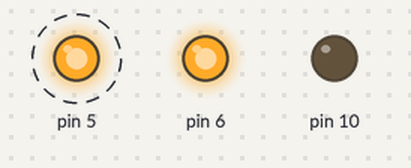
This program was run on a simulated Arduino Uno, built with avr-gcc and run on an emulated ATmega328P. On the bench: output pins drawn as LEDs (lit = HIGH). Dashed ring = blinking.

Above: at 0.5 s.
At 4.5 s:
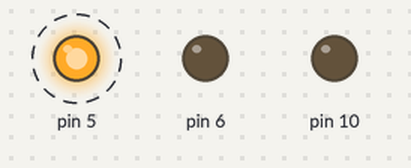
Timing chart, 0 to 7.8 s (numbered marks = the images above):
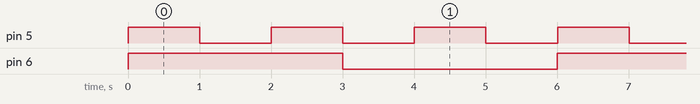

Measured:
- by itself, pin 5: alternates HIGH for 1.0 s and LOW for 1.0 s
- by itself, pin 6: alternates HIGH for 3.0 s and LOW for 3.0 s
- by itself, everything shown: repeats every 6.0 s, in 8 steps

The program:

main.cpp
```cpp
#include <Arduino.h>
void setupProzess1();
void setupProzess2();

void loopProzess1();
void loopProzess2();

void setup() {
  setupProzess1();
  setupProzess2();
  DDRB = 0b00000100;  //common auf output setzen
  //DDRD = 0b00100000;  // LED Blau auf output setzen
  //DDRD = 0b01000000;  // LED Rot auf output setzen
  PORTB = 0b00000000;  //common auf 0 setzen
}

void loop() {
  loopProzess1();
  loopProzess2();
}

void setupProzess1(){
  DDRD = DDRD | 0b00100000;
}

void setupProzess2(){
  DDRD |= 0b01000000;
}

unsigned long timeLeftState1 = 0;
unsigned long timeLeftState2 = 0;
int stateProzess1 = 0;
int stateProzess2 = 0;
int delayProzess1 = 1000;
int delayProzess2 = 3000;

void loopProzess1 (){
  switch(stateProzess1){
    case 0:
    PORTD |= 0b00100000;
    stateProzess1 = 1;
    timeLeftState1 = millis();
    break;
    case 1:
    if(timeLeftState1 + delayProzess1 < millis()){
      stateProzess1 = 2;
      timeLeftState1 = millis();
    }
    break;
    case 2:
    PORTD &= 0b11011111;
    stateProzess1 = 3;
    timeLeftState1 = millis();
    break;
    case 3:
    if(timeLeftState1 + delayProzess1 < millis()){
      stateProzess1 = 0;
      timeLeftState1 = millis();
    }
    break;
    default:
    stateProzess1 = 0;
  }
}
void loopProzess2 (){
  switch(stateProzess2){
    case 0:
    PORTD |= 0b01000000;
    stateProzess2 = 1;
    timeLeftState2 = millis();
    break;
    case 1:
    if(timeLeftState2 + delayProzess2 < millis()){
      stateProzess2 = 2;
      timeLeftState2 = millis();
    }
    break;
    case 2:
    PORTD &= 0b10111111;
    stateProzess2 = 3;
    timeLeftState2 = millis();
    break;
    case 3:
    if(timeLeftState2 + delayProzess2 < millis()){
      stateProzess2 = 0;
      timeLeftState2 = millis();
    }
    break;
    default:
    stateProzess2 = 0;
  }
}
```
